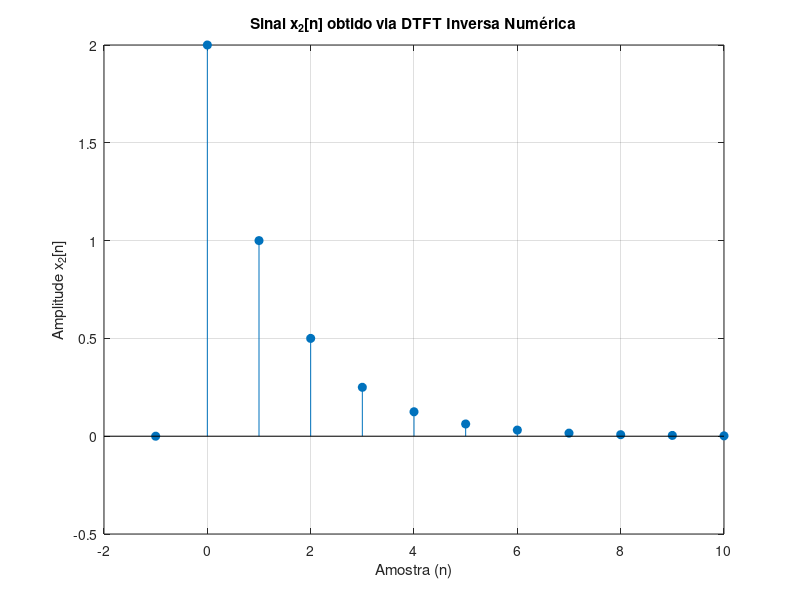

This chart was generated by the following MATLAB code:
% =========================================================================
% Atividade Prática (b)
% Cálculo da DTFT Inversa de X2(Ω) por integração numérica
% =========================================================================
clear all; clc; close all;

% 1. Definição do intervalo de n e da frequência para integração
n_vec = -1:10; % Intervalo de n para calcular x2[n] 
x2 = zeros(1, length(n_vec)); % Vetor para armazenar os resultados

% Para uma boa precisão na integral, usamos mais pontos
Omega_int = linspace(-pi, pi, 4096); % Vetor de frequência de -pi a pi

% 2. Cálculo de X2(Ω)
% Expressão dada no enunciado 
X2_Omega = 2 ./ (1 - 0.5 * exp(-1j * Omega_int));

% 3. Loop para calcular x2[n] para cada valor de n
for i = 1:length(n_vec)
    current_n = n_vec(i);
    
    % O integrando da DTFT inversa é X(Ω) * exp(j*Ω*n)
    integrand = X2_Omega .* exp(1j * Omega_int * current_n);
    
    % Usa trapz para integração numérica: ∫ y dx -> trapz(x, y)
    integral_val = trapz(Omega_int, integrand);
    
    % Aplica o fator 1/(2*pi) da fórmula da DTFT inversa
    x2(i) = (1 / (2*pi)) * integral_val;
end

% 4. Apresentação do gráfico
figure('Name', 'DTFT Inversa de X2(Ω)');
% Usamos stem para gráficos de sinais em tempo discreto
% Usamos real() para remover pequenos erros numéricos imaginários
stem(n_vec, real(x2), 'filled');
title('Sinal x_2[n] obtido via DTFT Inversa Numérica');
xlabel('Amostra (n)');
ylabel('Amplitude x_2[n]');
grid on;

% 5. Comparação com a teoria (ver janela de comando)
% A DTFT inversa teórica é x2[n] = 2*(0.5^n)*u[n]
disp('Valores para comparação:');
fprintf('Valor calculado de x2[0]: %.4f (Teórico: 2.0)\n', real(x2(n_vec == 0)));
fprintf('Valor calculado de x2[1]: %.4f (Teórico: 1.0)\n', real(x2(n_vec == 1)));
fprintf('Valor calculado de x2[2]: %.4f (Teórico: 0.5)\n', real(x2(n_vec == 2)));